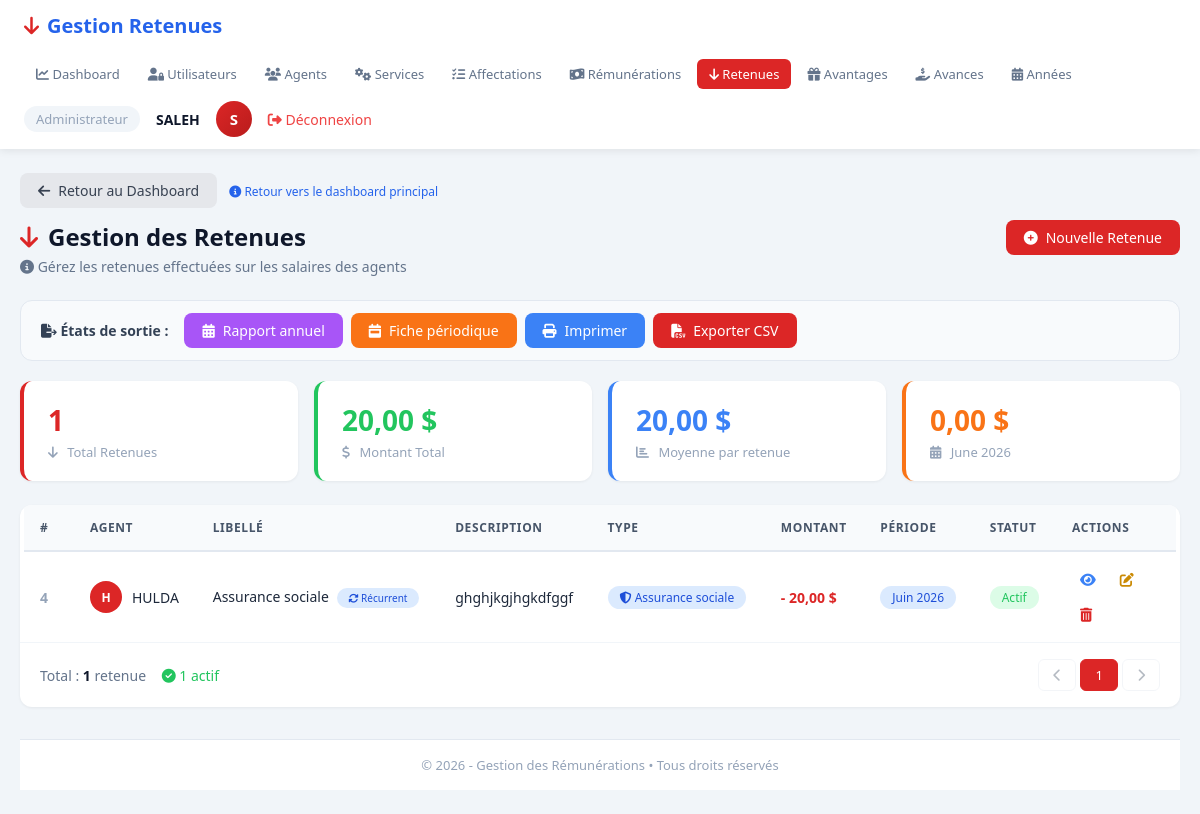
/pages/retenues/index.php (signed in), run on the app's committed database.
### tables this page shows
CREATE TABLE `retenue` (
  `id` int(11) NOT NULL,
  `id_agent` int(11) NOT NULL,
  `libelle` varchar(150) DEFAULT NULL,
  `description` text DEFAULT NULL,
  `type_retenue` enum('impot','assurance','cotisation','avance','penalite','autre') DEFAULT 'autre',
  `est_recurrent` tinyint(1) DEFAULT 1,
  `date_debut` date DEFAULT NULL,
  `date_fin` date DEFAULT NULL,
  `montant` decimal(12,2) NOT NULL,
  `date_retenue` date DEFAULT NULL,
  `mois` varchar(20) DEFAULT NULL,
  `annee` varchar(10) DEFAULT NULL,
  `statut` enum('actif','inactif','en_attente') DEFAULT 'actif',
  `created_at` timestamp NOT NULL DEFAULT current_timestamp(),
  `updated_at` timestamp NOT NULL DEFAULT current_timestamp() ON UPDATE current_timestamp()
);

CREATE TABLE `agent` (
  `id_agent` int(11) NOT NULL,
  `nom_complet` varchar(150) NOT NULL,
  `adresse` varchar(255) DEFAULT NULL,
  `date_naissance` date DEFAULT NULL,
  `telephone` varchar(20) DEFAULT NULL,
  `profil` varchar(100) DEFAULT NULL,
  `lieu_naissance` varchar(100) DEFAULT NULL,
  `fonction` varchar(100) DEFAULT NULL
);

### pages/retenues/index.php (the view, shortened to what the rows shown need)
<?php
require_once __DIR__ . '/../../Config/Database.php';
require_once __DIR__ . '/../../Classes/Retenue.php';
require_once __DIR__ . '/../../Classes/Agent.php';
$retenues = Retenue::getAll();
function getTypeBadge($type) {
    $colors = [
        'impot' => 'badge-purple',
        'assurance' => 'badge-blue',
        'cotisation' => 'badge-green',
        'avance' => 'badge-orange',
        'penalite' => 'badge-red',
        'autre' => 'badge-gray'
    ];
    return $colors[$type] ?? 'badge-gray';
}
function getTypeIcon($type) {
    $icons = [
        'impot' => 'fa-landmark',
        'assurance' => 'fa-shield-alt',
        'cotisation' => 'fa-handshake',
        'avance' => 'fa-hand-holding-usd',
        'penalite' => 'fa-exclamation-triangle',
        'autre' => 'fa-ellipsis-h'
    ];
    return $icons[$type] ?? 'fa-ellipsis-h';
}
?>
<!DOCTYPE html>
<html lang="fr">
<head>
    <link rel="stylesheet" href="https://cdnjs.cloudflare.com/ajax/libs/font-awesome/6.4.0/css/all.min.css">
</head>
<body>
<div class="header">
    <div class="header-left">
        <h1><i class="fas fa-arrow-down" style="color:#dc2626;"></i> Gestion Retenues</h1>
    </div>
</div>
<div class="container">
    <div class="top">
        <div>
            <h2><i class="fas fa-arrow-down" style="color:#dc2626;"></i> Gestion des Retenues</h2>
        </div>
    </div>
    <div class="table-card">
        <div class="table-wrap">
            <table>
                <thead>
                    <tr>
                        <th style="width:50px;">#</th>
                        <th>Agent</th>
                        <th>Libellé</th>
                        <th>Description</th>
                        <th>Type</th>
                        <th>Montant</th>
                        <th>Période</th>
                        <th>Statut</th>
                        <th style="width:120px;">Actions</th>
                    </tr>
                </thead>
                <tbody>
                    <?php if (empty($retenues)): ?>
                    <tr>
                        <td colspan="9">
                            <div class="empty">
                                <i class="fas fa-inbox"></i>
                                <p>Aucune retenue enregistrée pour le moment.</p>
                                <a href="add.php" class="btn btn-red" style="margin-top:12px;">
                                    <i class="fas fa-plus-circle"></i> Ajouter une retenue
                                </a>
                            </div>
                        </td>
                    </tr>
                    <?php else: ?>
                        <?php foreach ($retenues as $index => $retenue):
                            $agent = $retenue->getAgent();
                            $nomAgent = $agent ? $agent->getNomComplet() : 'Agent inconnu';
                            $initials = '';
                            $parts = explode(' ', $nomAgent);
                            foreach ($parts as $part) {
                                $initials .= strtoupper(substr($part, 0, 1));
                            }
                            $initials = substr($initials, 0, 2);
                            $colors = ['#dc2626', '#b91c1c', '#ef4444', '#f87171', '#fca5a5'];
                            $avatarColor = $colors[$index % count($colors)];
                            $typeClass = getTypeBadge($retenue->getType());
                            $typeIcon = getTypeIcon($retenue->getType());
                            $statutClass = $retenue->getStatut() === 'actif' ? 'statut-actif' : ($retenue->getStatut() === 'en_attente' ? 'statut-en-attente' : 'statut-inactif');
                            $statutBadge = $retenue->getStatut() === 'actif' ? 'badge-green' : ($retenue->getStatut() === 'en_attente' ? 'badge-orange' : 'badge-gray');
                            $description = $retenue->getDescription();
                            $descriptionDisplay = $description ? htmlspecialchars($description) : 'N/A';
                        ?>
                        <tr>
                            <td><span style="color:#94a3b8;font-weight:600;"><?php echo $retenue->getId(); ?></span></td>
                            <td>
                                <div class="agent-info">
                                    <div class="agent-avatar" style="background:<?php echo $avatarColor; ?>;">
                                        <?php echo $initials ?: '?'; ?>
                                    </div>
                                    <?php echo htmlspecialchars($nomAgent); ?>
                                </div>
                            </td>
                            <td>
                                <?php echo htmlspecialchars($retenue->getLibelle() ?? 'N/A'); ?>
                                <?php if ($retenue->isRecurrent()): ?>
                                    <span class="badge badge-blue" style="font-size:10px;margin-left:4px;">
                                        <i class="fas fa-sync-alt"></i> Récurrent
                                    </span>
                                <?php endif; ?>
                            </td>
                            <td class="description-cell">
                                <?php echo $descriptionDisplay; ?>
                            </td>
                            <td>
                                <span class="badge <?php echo $typeClass; ?>">
                                    <i class="fas <?php echo $typeIcon; ?>"></i>
                                    <?php echo $retenue->getTypeLibelle(); ?>
                                </span>
                            </td>
                            <td style="font-weight:600;color:#dc2626;">
                                - <?php echo number_format($retenue->getMontant(), 2, ',', ' '); ?> $
                            </td>
                            <td>
                                <?php if ($retenue->getMois() && $retenue->getAnnee()): ?>
                                    <span class="badge badge-blue">
                                        <?php echo htmlspecialchars($retenue->getMois() . ' ' . $retenue->getAnnee()); ?>
                                    </span>
                                <?php else: ?>
                                    <span style="color:#94a3b8;">N/A</span>
                                <?php endif; ?>
                            </td>
                            <td>
                                <span class="badge <?php echo $statutBadge; ?> <?php echo $statutClass; ?>">
                                    <?php echo $retenue->getStatutLibelle(); ?>
                                </span>
                            </td>
                            <td>
                                <div class="action-icons">
                                    <a href="view.php?id=<?php echo $retenue->getId(); ?>" class="view" title="Voir les détails">
                                        <i class="fas fa-eye"></i>
                                    </a>
                                    <a href="edit.php?id=<?php echo $retenue->getId(); ?>" class="edit" title="Modifier">
                                        <i class="fas fa-edit"></i>
                                    </a>
                                    <a href="delete.php?id=<?php echo $retenue->getId(); ?>" class="delete" title="Supprimer"
                                       onclick="return confirm('Êtes-vous sûr de vouloir supprimer cette retenue ? Cette action est irréversible.')">
                                        <i class="fas fa-trash-alt"></i>
                                    </a>
                                </div>
                            </td>
                        </tr>
                        <?php endforeach; ?>
                    <?php endif; ?>
                </tbody>
            </table>
        </div>
    </div>
</div>
</body>
</html>

### data on the page
retenue: id "4", initials "H", id_agent.nom_complet "HULDA", libelle "Assurance sociale", est_recurrent 1 (drawn), description "ghghjkgjhgkdfggf", type_retenue "Assurance sociale", montant "20,00", $retenue->getMois() . ' ' . $retenue->getAnnee() "Juin 2026", statut "Actif"

### other printed values
$role "Administrateur"
$username "SALEH"
substr($username, 0, 1) "S"
$totalRetenues "1"
$totalMontant "20,00"
$totalMontant / $totalRetenues "20,00"
$totalMois "0,00"
$totalActif "1"
